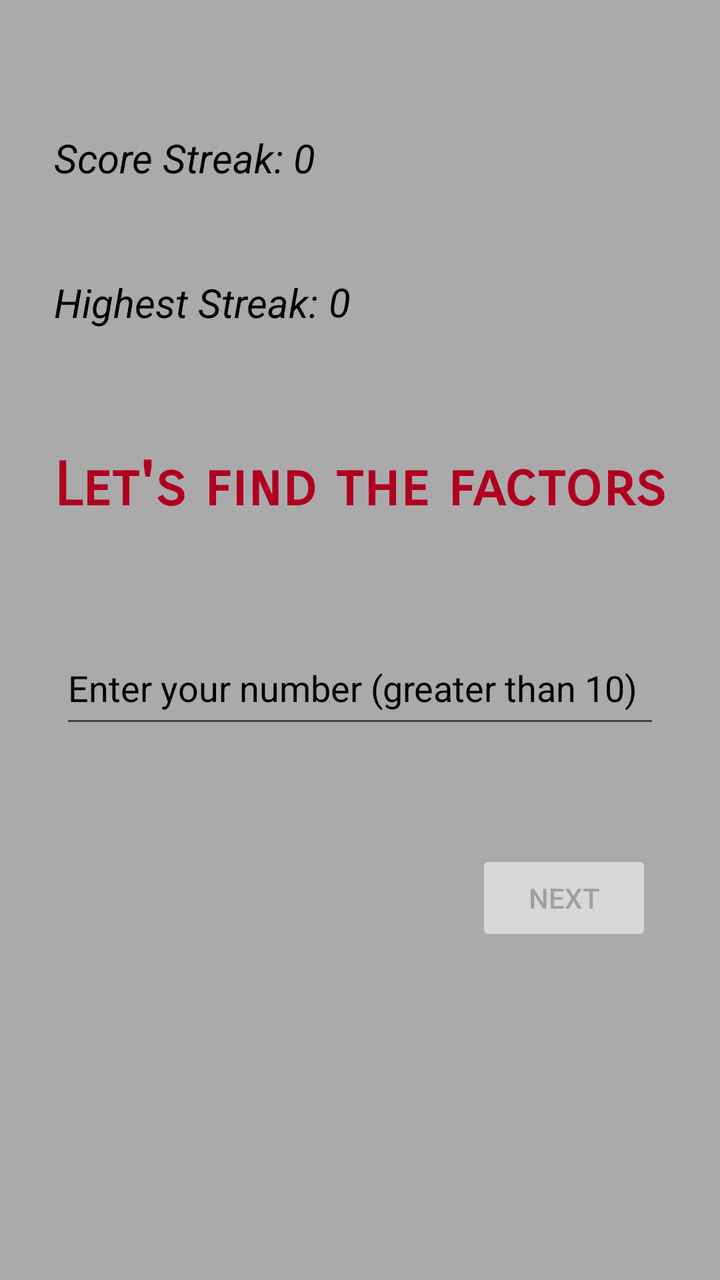
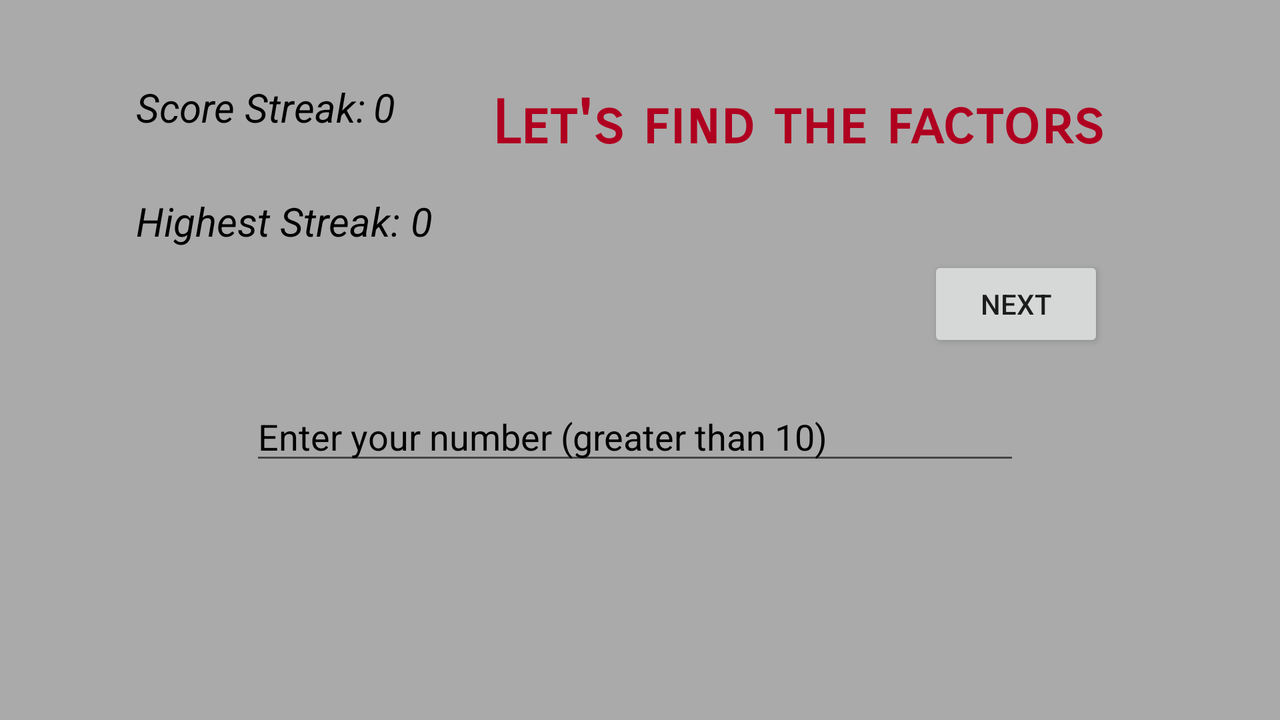

First picture: res/layout/ on a phone held upright. Second picture: the repository's own variant of that layout, on a device whose configuration matches the variant's folder. Source for both follows.
<!-- AndroidManifest.xml: application theme AppTheme -->
<!-- res/layout/activity_main.xml -->
<?xml version="1.0" encoding="utf-8"?>
<androidx.constraintlayout.widget.ConstraintLayout xmlns:android="http://schemas.android.com/apk/res/android"
    xmlns:app="http://schemas.android.com/apk/res-auto"
    xmlns:tools="http://schemas.android.com/tools"
    android:layout_width="match_parent"
    android:layout_height="match_parent"
    android:background="@android:color/darker_gray"
    tools:context=".MainActivity">


    <TextView
        android:id="@+id/factor"
        android:layout_width="wrap_content"
        android:layout_height="wrap_content"
        android:layout_marginTop="225dp"
        android:fontFamily="sans-serif-smallcaps"
        android:text="@string/let_s_find_the_factors"
        android:textColor="@color/design_default_color_error"
        android:textSize="30sp"
        android:textStyle="bold"
        app:layout_constraintEnd_toEndOf="parent"
        app:layout_constraintStart_toStartOf="parent"
        app:layout_constraintTop_toTopOf="parent" />

    <Button
        android:id="@+id/next"
        android:layout_width="wrap_content"
        android:layout_height="wrap_content"
        android:layout_marginTop="56dp"
        android:layout_marginEnd="4dp"
        android:layout_marginRight="4dp"
        android:enabled="false"
        android:text="@string/next"
        android:visibility="visible"
        app:layout_constraintEnd_toEndOf="@+id/number"
        app:layout_constraintTop_toBottomOf="@+id/number" />

    <EditText
        android:id="@+id/number"
        android:layout_width="0dp"
        android:layout_height="53dp"
        android:layout_marginStart="30dp"
        android:layout_marginLeft="30dp"
        android:layout_marginTop="55dp"
        android:layout_marginEnd="30dp"
        android:layout_marginRight="30dp"
        android:autofillHints=""
        android:digits="0123456789"
        android:ems="10"
        android:hint="@string/enter_your_number_greater_than_10"
        android:inputType="number"
        android:maxLength="7"
        android:textColor="@color/design_default_color_on_secondary"
        android:textColorHint="@android:color/background_dark"
        app:layout_constraintEnd_toEndOf="parent"
        app:layout_constraintHorizontal_bias="0.0"
        app:layout_constraintStart_toStartOf="parent"
        app:layout_constraintTop_toBottomOf="@+id/factor" />

    <TextView
        android:id="@+id/Score_Streak"
        android:layout_width="wrap_content"
        android:layout_height="wrap_content"
        android:layout_marginTop="20dp"
        android:layout_marginBottom="50dp"
        android:text="@string/score_streak"
        android:textColor="@color/design_default_color_on_secondary"
        android:textSize="20sp"
        android:textStyle="italic"
        app:layout_constraintBottom_toTopOf="@+id/factor"
        app:layout_constraintStart_toStartOf="@+id/factor"
        app:layout_constraintTop_toTopOf="parent"
        app:layout_constraintVertical_bias="0.354" />

    <TextView
        android:id="@+id/Score_Streak_no"
        android:layout_width="19dp"
        android:layout_height="27dp"
        android:layout_marginStart="5dp"
        android:layout_marginLeft="5dp"
        android:layout_marginTop="20dp"
        android:layout_marginBottom="50dp"
        android:text="@string/_Score_Streak_0"
        android:textColor="@color/design_default_color_on_secondary"
        android:textSize="20sp"
        android:textStyle="italic"
        app:layout_constraintBottom_toTopOf="@+id/factor"
        app:layout_constraintStart_toEndOf="@+id/Score_Streak"
        app:layout_constraintTop_toTopOf="parent"
        app:layout_constraintVertical_bias="0.354" />

    <TextView
        android:id="@+id/Highest_Streak"
        android:layout_width="wrap_content"
        android:layout_height="wrap_content"
        android:text="@string/highest_streak"
        android:textColor="@color/design_default_color_on_secondary"
        android:textSize="20sp"
        android:textStyle="italic"
        app:layout_constraintBottom_toTopOf="@+id/factor"
        app:layout_constraintStart_toStartOf="@+id/factor"
        app:layout_constraintTop_toBottomOf="@+id/Score_Streak"
        app:layout_constraintVertical_bias="0.428" />

    <TextView
        android:id="@+id/Highest_Streak_No"
        android:layout_width="21dp"
        android:layout_height="27dp"
        android:layout_marginStart="5dp"
        android:layout_marginLeft="5dp"
        android:layout_marginTop="90dp"
        android:text="@string/_HighestStreak_0"
        android:textColor="@color/design_default_color_on_secondary"
        android:textSize="20sp"
        android:textStyle="italic"
        app:layout_constraintBottom_toTopOf="@+id/factor"
        app:layout_constraintStart_toEndOf="@+id/Highest_Streak"
        app:layout_constraintTop_toTopOf="parent"
        app:layout_constraintVertical_bias="0.439" />


</androidx.constraintlayout.widget.ConstraintLayout>
<!-- resources referenced by this layout -->
<resources>
  <string name="_HighestStreak_0">0</string>
  <string name="_Score_Streak_0">0</string>
  <string name="enter_your_number_greater_than_10">Enter your number (greater than 10)</string>
  <string name="highest_streak">Highest Streak:</string>
  <string name="let_s_find_the_factors">Let\'s find the factors</string>
  <string name="next">Next</string>
  <string name="score_streak">Score Streak:</string>
  <style name="AppTheme" parent="Theme.AppCompat.Light.DarkActionBar">
          
          <item name="colorPrimary">@color/colorPrimary</item>
          <item name="colorPrimaryDark">@color/colorPrimaryDark</item>
          <item name="colorAccent">@color/colorAccent</item>
          <item name="android:windowAnimationStyle">@style/CustomActivityAnimation</item>
      </style>
  <style name="CustomActivityAnimation" parent="@android:style/Animation.Activity">
      <item name="android:activityOpenEnterAnimation">@anim/slide_in_right</item>
      <item name="android:activityOpenExitAnimation">@anim/slide_out_left</item>
      <item name="android:activityCloseEnterAnimation">@anim/slide_in_left</item>
      <item name="android:activityCloseExitAnimation">@anim/slide_out_right</item>
   </style>
</resources>
<!-- res/layout-land/activity_main.xml (the repository's variant of the layout above) -->
<!-- drawn on the phone turned sideways -->
<?xml version="1.0" encoding="utf-8"?>
<androidx.constraintlayout.widget.ConstraintLayout xmlns:android="http://schemas.android.com/apk/res/android"
    xmlns:app="http://schemas.android.com/apk/res-auto"
    xmlns:tools="http://schemas.android.com/tools"
    android:layout_width="match_parent"
    android:layout_height="match_parent"
    android:background="@android:color/darker_gray"
    tools:context=".MainActivity">


    <TextView
        android:id="@+id/factor"
        android:layout_width="wrap_content"
        android:layout_height="wrap_content"
        android:layout_marginTop="44dp"
        android:fontFamily="sans-serif-smallcaps"
        android:text="@string/let_s_find_the_factors"
        android:textColor="@color/design_default_color_error"
        android:textSize="30sp"
        android:textStyle="bold"
        app:layout_constraintEnd_toEndOf="parent"
        app:layout_constraintHorizontal_bias="0.737"
        app:layout_constraintStart_toStartOf="parent"
        app:layout_constraintTop_toTopOf="parent" />

    <Button
        android:id="@+id/next"
        android:layout_width="wrap_content"
        android:layout_height="wrap_content"
        android:layout_marginTop="48dp"
        android:layout_marginEnd="88dp"
        android:layout_marginRight="88dp"
        android:text="@string/next"
        android:visibility="visible"
        app:layout_constraintEnd_toEndOf="parent"
        app:layout_constraintTop_toBottomOf="@+id/factor" />

    <EditText
        android:id="@+id/number"
        android:layout_width="0dp"
        android:layout_height="wrap_content"
        android:layout_marginStart="125dp"
        android:layout_marginLeft="125dp"
        android:layout_marginTop="116dp"
        android:layout_marginEnd="130dp"
        android:layout_marginRight="130dp"
        android:autofillHints=""
        android:ems="10"
        android:hint="@string/enter_your_number_greater_than_10"
        android:inputType="number"
        android:textColor="@color/design_default_color_on_secondary"
        android:textColorHint="@android:color/background_dark"
        app:layout_constraintEnd_toEndOf="parent"
        app:layout_constraintHorizontal_bias="0.0"
        app:layout_constraintStart_toStartOf="parent"
        app:layout_constraintTop_toBottomOf="@+id/factor" />

    <TextView
        android:id="@+id/Score_Streak"
        android:layout_width="wrap_content"
        android:layout_height="wrap_content"
        android:layout_marginStart="68dp"
        android:layout_marginLeft="68dp"
        android:layout_marginTop="40dp"
        android:text="@string/score_streak"
        android:textColor="@color/design_default_color_on_secondary"
        android:textSize="20sp"
        android:textStyle="italic"
        app:layout_constraintStart_toStartOf="parent"
        app:layout_constraintTop_toTopOf="parent" />

    <TextView
        android:id="@+id/Score_Streak_no"
        android:layout_width="wrap_content"
        android:layout_height="wrap_content"
        android:layout_marginStart="4dp"
        android:layout_marginLeft="4dp"
        android:layout_marginTop="40dp"
        android:text="@string/_Score_Streak_0"
        android:textColor="@color/design_default_color_on_secondary"
        android:textSize="20sp"
        android:textStyle="italic"
        app:layout_constraintStart_toEndOf="@+id/Score_Streak"
        app:layout_constraintTop_toTopOf="parent" />

    <TextView
        android:id="@+id/Highest_Streak"
        android:layout_width="wrap_content"
        android:layout_height="wrap_content"
        android:layout_marginStart="68dp"
        android:layout_marginLeft="68dp"
        android:layout_marginTop="30dp"
        android:text="@string/highest_streak"
        android:textColor="@color/design_default_color_on_secondary"
        android:textSize="20sp"
        android:textStyle="italic"
        app:layout_constraintStart_toStartOf="parent"
        app:layout_constraintTop_toBottomOf="@+id/Score_Streak" />

    <TextView
        android:id="@+id/Highest_Streak_No"
        android:layout_width="wrap_content"
        android:layout_height="wrap_content"
        android:layout_marginStart="5dp"
        android:layout_marginLeft="5dp"
        android:layout_marginTop="30dp"
        android:text="@string/_HighestStreak_0"
        android:textColor="@color/design_default_color_on_secondary"
        android:textSize="20sp"
        android:textStyle="italic"
        app:layout_constraintStart_toEndOf="@+id/Highest_Streak"
        app:layout_constraintTop_toBottomOf="@+id/Score_Streak_no" />


</androidx.constraintlayout.widget.ConstraintLayout>
